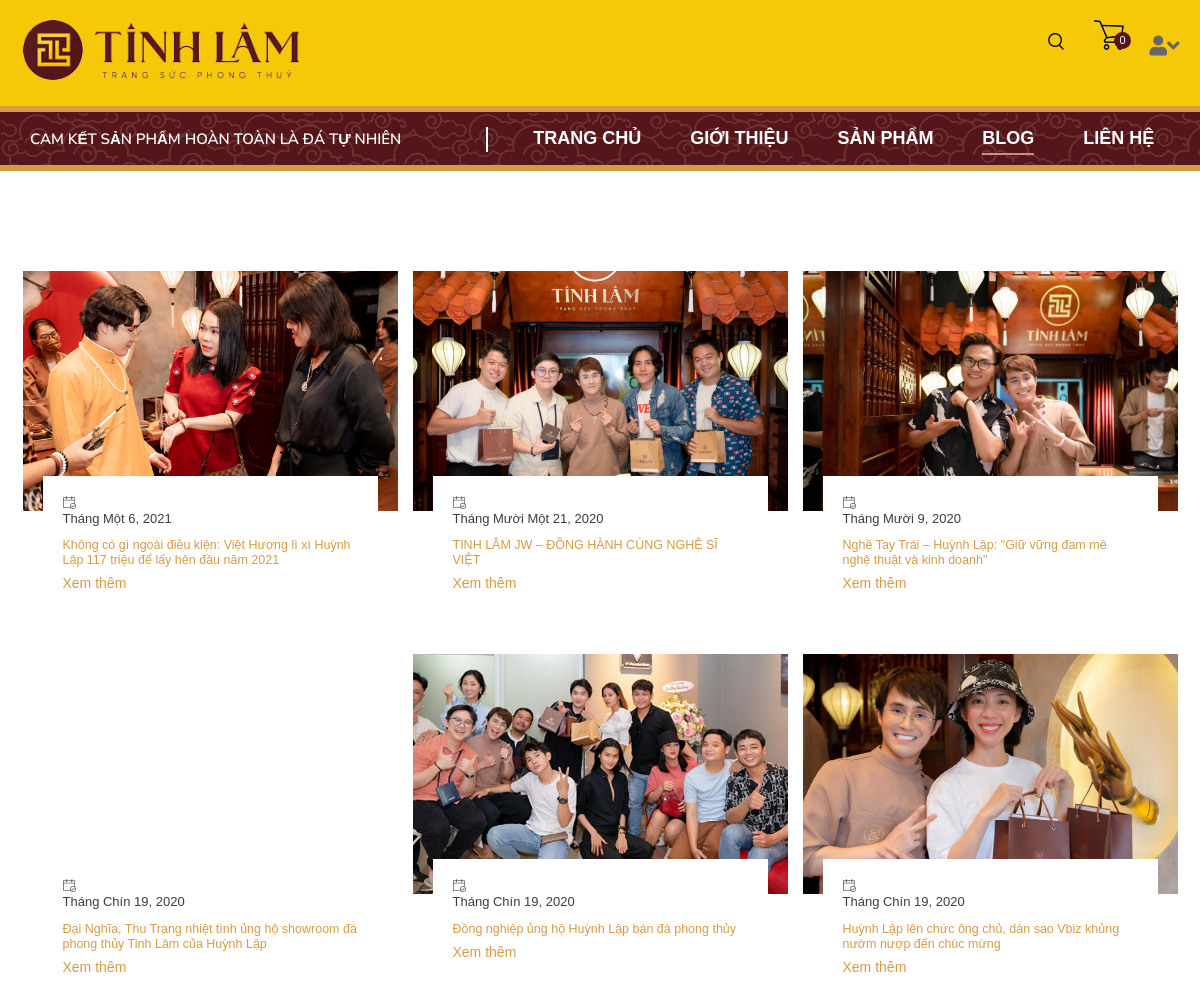
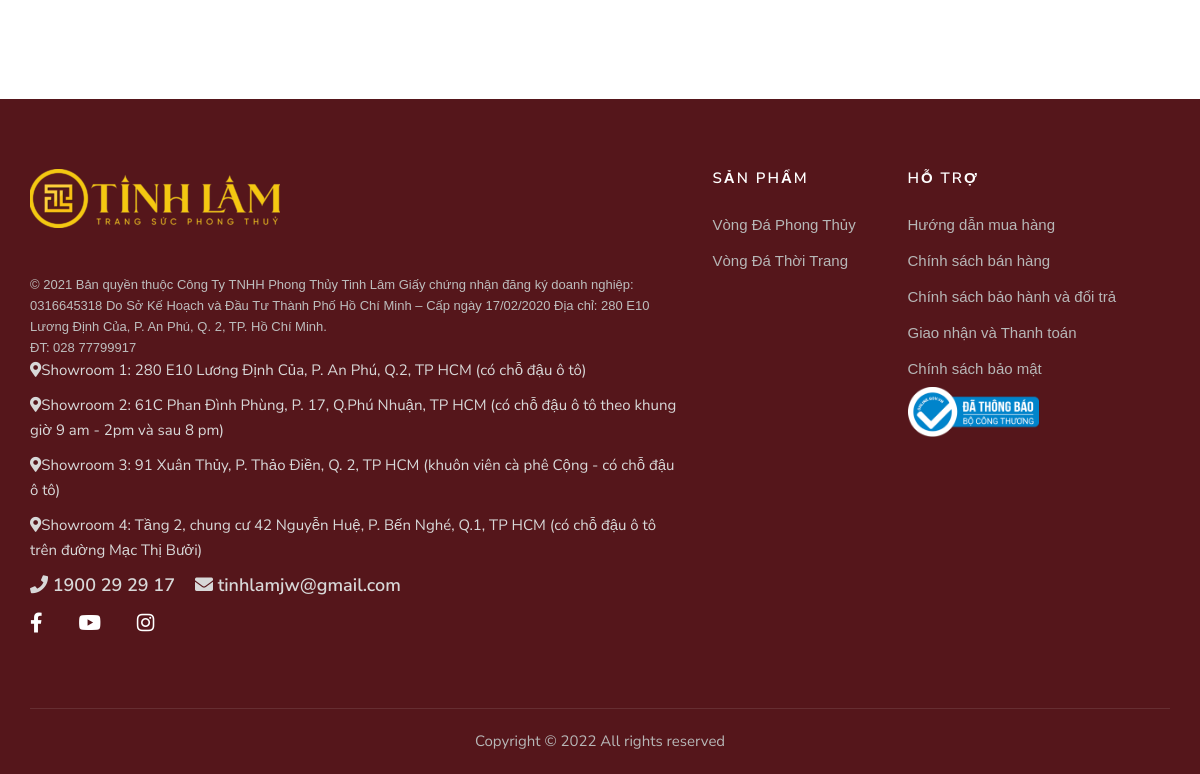
The page /user/blog.php on the database its author committed (2 pictures, top to bottom).
### tables this page shows
CREATE TABLE `blog` (
  `id` int(11) NOT NULL,
  `date` varchar(80) NOT NULL,
  `description` varchar(10000) NOT NULL,
  `img` varchar(80) NOT NULL,
  `url` varchar(1000) UNIQUE
);

CREATE TABLE `showrooms` (
  `address` varchar(255) NOT NULL
);

CREATE TABLE `contacts` (
  `id` int(11) NOT NULL,
  `email` varchar(255) NOT NULL,
  `phone` varchar(255) NOT NULL
);

### controller/blog_item.php (the view, shortened to what this page needs)
<?php
    require_once "database.php";
    $query = "select * from blog";
    $res = mysqli_query($conn,$query);
    while ($row = mysqli_fetch_assoc($res)){
        $date = $row['date'];
        $desc = $row['description'];
        $img = $row['img'];
        $url = $row['url'];
?>
    <div class="col-lg-4 col-md-4 col-sm-4">
        <div class="blog__item">
            <a
                href="#">
                <div class="blog__item__pic set-bg"
                    data-setbg="img/<?=$img?>"
                    style="background-image: url(&quot;img/<?=$img?>&quot;);">
                </div>
            </a>
            <div class="blog__item__text">
                <span><img src="img/calendar.png" alt> <?php echo $date?></span>
                <a
                    href="#">
                    <h5><?php echo $desc?>
                    </h5>
                </a>
                <a href="<?=$url?>"
                    class="btn-read">Xem thêm</a>
            </div>
        </div>
    </div>
<?php
    }
?>

### user/component/footer.php (shortened to what this page needs)
<div class="footer">
    <div class="container">
      <div class="row">
        <div class="col-lg-7 col-md-6 col-12">
          <div class="about-us">
            <div class="logo">
              <a href="index.html">
                <img src="./img/footer-logo.png" alt="logo">
              </a>
            </div>
            <span style="color: #bdbdbd; line-height: 14px; font-size: 13px;">©&nbsp;2021 Bản quyền thuộc Công Ty TNHH Phong Thủy Tinh Lâm
              Giấy chứng nhận đăng ký doanh nghiệp: 0316645318
              Do Sở Kế Hoạch và Đầu Tư Thành Phố Hồ Chí Minh – Cấp ngày 17/02/2020
              Địa chỉ: 280 E10 Lương Định Của, P. An Phú, Q. 2, TP. Hồ Chí Minh.<br>
              ĐT: 028 77799917<br>
            </span>
            <?php
              require_once "../controller/database.php";
              $query = "SELECT * FROM showrooms";
              $result = mysqli_query($conn, $query) or die('Error, query failed');
              $count =1;
              while ($row = mysqli_fetch_assoc($result)) {
                echo "<p><i class='fa fa-map-marker-alt'></i>Showroom ".$count.": ". $row['address'] . "</p>";
                $count++;
              }
              $query = "SELECT * FROM contacts";
              $result = mysqli_query($conn, $query) or die('Error, query failed');
              while ($row = mysqli_fetch_assoc($result)) {
                echo "<p class='contact'><i class='fa fa-phone'></i> ".
                $row['phone']
                . "<i class='fa fa-envelope'></i> " . $row['email'] ."</p>";
              }
            ?>
            <div class="social__redirect">
              <a target="_blank" class="facebook" href="#"><i
                class="fab fa-facebook-f"></i></a>
            <a target="_blank" class="youtube" href="#"><i
                class="fab fa-youtube"></i></a>
            <a target="_blank" class="instagram" href="#"><i
                class="fab fa-instagram"></i></a>
            </div>
          </div>
        </div>
        <div class="col-lg-2 col-md-3 col-sm-6">
          <div class="categories">
            <h6>Sản phẩm</h6>
            <ul>
              <li><a href="#">Vòng Đá Phong Thủy</a></li>
              <li><a href="#">Vòng Đá Thời Trang</a></li>
            </ul>
          </div>
        </div>
        <div class="col-lg-3 col-md-3 col-sm-6">
          <div class="categories">
            <h6>Hỗ trợ</h6>
            <ul>
              <li><a href="#">Hướng dẫn mua hàng</a></li>
              <li><a href="#">Chính sách bán hàng</a></li>
              <li><a href="#">Chính sách bảo hành và đổi trả</a></li>
              <li><a href="#">Giao nhận và Thanh toán</a></li>
              <li><a href="#">Chính sách bảo mật</a></li>
            </ul>
            <img src="./img/logoNoti.png" alt="" width = 50% height = 50%/>
          </div>
        </div>
      </div>
      <div class="footer__copyright__text">
        <p>Copyright © 2022
          All rights reserved
        </p>
      </div>
    </div>
  </div>

### user/css/intro2.css (style rules this page uses)
.set-bg { background-repeat: no-repeat; background-size: cover; background-position: top center }
.footer { background: #55161b; padding-top: 70px }
.footer__copyright__text { border-top: 1px solid rgba(255, 255, 255, .1); padding: 20px 0; margin-top: 40px }
.footer__copyright__text p { color: #b7b7b7; margin-bottom: 0 }
.blog__item { margin-bottom: 45px }
.blog__item__pic { height: 240px }
.blog__item__text { padding: 20px 20px 15px; margin: 0 20px; margin-top: -35px; background: #fff; -webkit-transition: all, 0.3s; -o-transition: all, 0.3s; transition: all, 0.3s }
.blog__item__text span { color: #3d3d3d; font-size: 13px; display: block; margin-bottom: 10px }

### user/css/index.css (style rules this page uses)
* { margin: 0; padding: 0; }
html, body { padding: 0 !important; overflow-x: hidden; font-family: 'Nunito Sans', sans-serif; font-size: 15px; font-weight: normal; color: #222; }
@media only screen and (min-width: 768px) { .container { max-width: 720px; } }
@media only screen and (min-width: 992px) { .container { max-width: 960px; } }
@media only screen and (min-width: 1200px) { .container { max-width: 1170px; } }
.footer { padding-top: 70px; position: relative; }
.footer::before { content: " "; display: block; width: 100%; height: 300px; bottom: 0; left: 0; background-image: url("../../img/white-cloud-bg.png"); background-size: 100%; background-repeat: no-repeat; position: absolute; opacity: 0.2; z-index: -1; }
.footer::after { content: " "; display: block; width: 100%; height: 100%; top: 0; left: 0; background: #55161b; position: absolute; z-index: -2; }
.footer .about-us { margin-bottom: 30px; }
.footer .about-us .logo { margin-bottom: 30px; max-width: 250px; }
.footer .about-us .logo a { display: inline-block; margin-bottom: 10px; }
.footer .about-us .logo a img { max-width: 100%; }
.footer .about-us p { color: #d8d8d8; margin-bottom: 10px; }
.footer .about-us .contact { font-size: 18px; font-weight: 600; }
.footer .about-us .contact .fa-envelope { margin-left: 20px; }
.footer .about-us .social__redirect { position: relative; margin: 10px 0; text-align: left; }
.footer .about-us .social__redirect a { font-size: 20px; color: #fff; display: inline-block; margin-right: 32px; -webkit-transition: all 0.2s ease; transition: all 0.2s ease; }
.footer .about-us .social__redirect a:last-child { margin-right: 0; }
.footer .categories { margin-bottom: 30px; }
.footer .categories h6 { color: #fff; font-size: 15px; font-weight: 600; text-transform: uppercase; letter-spacing: 2px; margin-bottom: 20px; }
.footer .categories ul { padding: 0; margin: 0; }
.footer .categories ul li { line-height: 36px; list-style: none; }
.footer .categories ul li a { text-decoration: none; color: #b7b7b7; font-size: 15px; }
.footer .footer__copyright__text { text-align: center; border-top: 1px solid rgba(255, 255, 255, 0.1); padding: 20px 0; margin-top: 40px; }
.footer .footer__copyright__text p { color: #b7b7b7; margin-bottom: 0; }
:root { --primary: #08aeea; --secondary: #13d2b8; --purple: #bd93f9; --pink: #ff6bcb; --blue: #8be9fd; --gray: #333; --font: "Poppins", sans-serif; --gradient: linear-gradient(40deg, #ff6ec4, #7873f5); --shadow: 0 0 15px 0 rgba(0, 0, 0, 0.05); }
*, *:before, *:after { box-sizing: border-box; }
html { font-size: 62.5%; }
body { font-family: var(--font); font-size: 1.4rem; overflow-x: hidden; font-weight: 300; position: relative; }
img { display: block; max-width: 100%; }
a { text-decoration: none; }
:root { --primary-blue: #047d81; --secondary-blue: #024143; --dark-secondary-blue: #022120; --secondary-black: #3a4042; --white-card: #dfdfdf; }
* { color: white (--secondary-black); }
body { position: relative; }

### rows shown on the page
blog: img (picture), date "Tháng Một 6, 2021", description "Không có gì ngoài điều kiện: Việt Hương lì xì Huỳnh Lập 117 triệu để lấy hên đầu năm 2021"
blog: img (picture), date "Tháng Mười Một 21, 2020", description "TINH LÂM JW – ĐỒNG HÀNH CÙNG NGHỆ SĨ VIỆT"
blog: img (picture), date "Tháng Mười 9, 2020", description "Nghề Tay Trái – Huỳnh Lập: \"Giữ vững đam mê nghệ thuật và kinh doanh\""
blog: date "Tháng Chín 19, 2020", description "Đại Nghĩa, Thu Trang nhiệt tình ủng hộ showroom đá phong thủy Tinh Lâm của Huỳnh Lập"
blog: img (picture), date "Tháng Chín 19, 2020", description "Đồng nghiệp ủng hộ Huỳnh Lập bán đá phong thủy"
blog: img (picture), date "Tháng Chín 19, 2020", description "Huỳnh Lập lên chức ông chủ, dàn sao Vbiz khủng nườm nượp đến chúc mừng"
showrooms: address "280 E10 Lương Định Của, P. An Phú, Q.2, TP HCM (có chỗ đậu ô tô)"
showrooms: address "61C Phan Đình Phùng, P. 17, Q.Phú Nhuận, TP HCM (có chỗ đậu ô tô theo khung giờ 9 am - 2pm và sau 8 pm)"
showrooms: address "91 Xuân Thủy, P. Thảo Điền, Q. 2, TP HCM (khuôn viên cà phê Cộng - có chỗ đậu ô tô)"
showrooms: address "Tầng 2, chung cư 42 Nguyễn Huệ, P. Bến Nghé, Q.1, TP HCM (có chỗ đậu ô tô trên đường Mạc Thị Bưởi)"
contacts: phone "1900 29 29 17", email "tinhlamjw@gmail.com"

### other values the page prints
$_SESSION["totalquantity"] "0"
